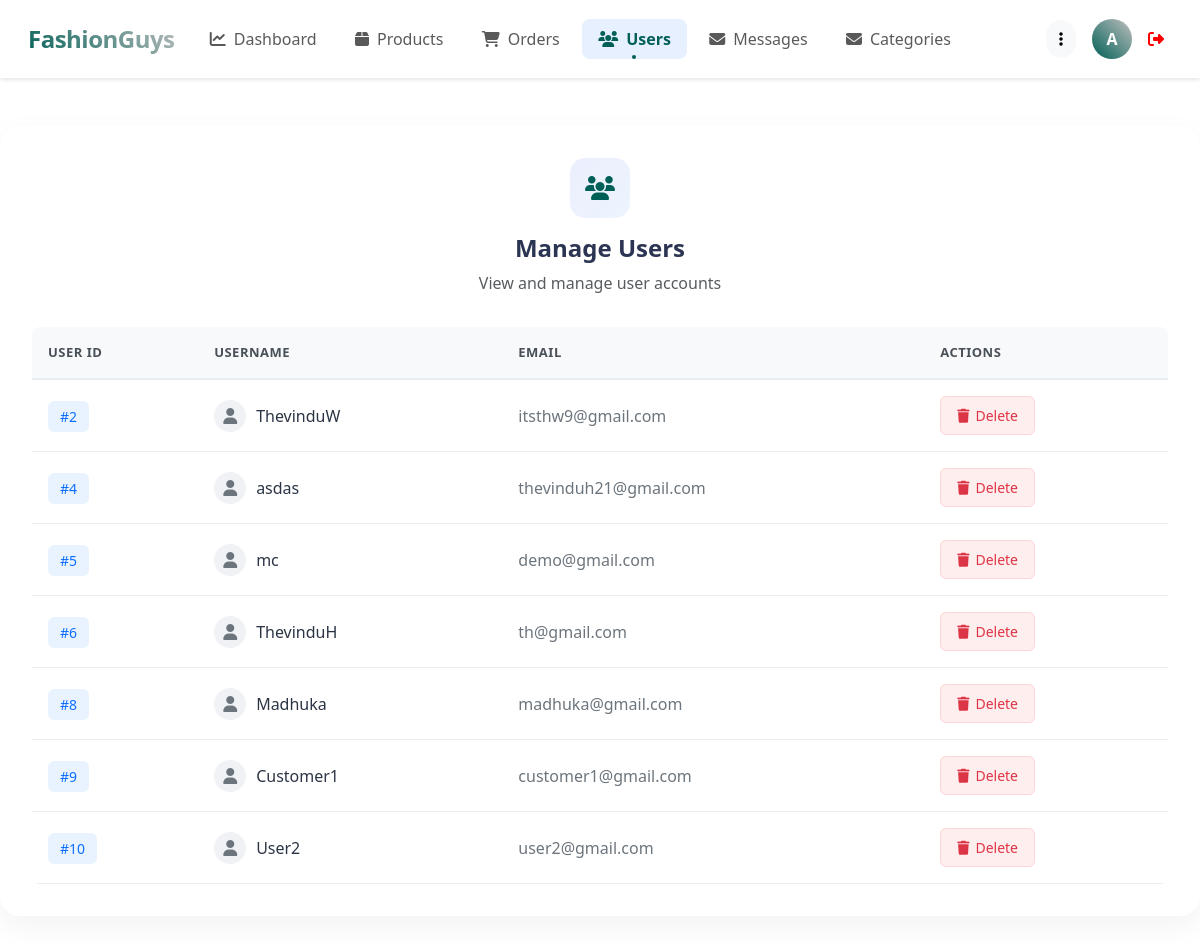
Page /admin/users.php (signed in) on the committed database.
### tables this page shows
CREATE TABLE `users` (
  `id` int(100) NOT NULL,
  `name` varchar(20) NOT NULL,
  `email` varchar(50) NOT NULL,
  `password` varchar(50) NOT NULL
);

### admin/users.php (the view, shortened to what this page needs)
<?php
include '../components/connect.php';
?>
<!DOCTYPE html>
<html lang="en">
<head>
   <link href="https://cdn.jsdelivr.net/npm/bootstrap@5.3.0/dist/css/bootstrap.min.css" rel="stylesheet">
   <link rel="stylesheet" href="https://cdnjs.cloudflare.com/ajax/libs/font-awesome/6.1.1/css/all.min.css">
</head>
<body>
<?php include '../components/admin_header_other.php'; ?>
<section class="show-users mt-5">
    <div class="content-card">
        <div class="card-header">
            <div class="header-icon">
                <i class="fas fa-users"></i>
            </div>
            <h2 class="header-title">Manage Users</h2>
            <p class="text-muted">View and manage user accounts</p>
        </div>
        <div class="table-container">
            <table class="modern-table">
                <thead>
                    <tr>
                        <th>User ID</th>
                        <th>Username</th>
                        <th>Email</th>
                        <th>Actions</th>
                    </tr>
                </thead>
                <tbody>
                <?php
                    $select_accounts = $conn->prepare("SELECT * FROM `users`");
                    $select_accounts->execute();
                    if($select_accounts->rowCount() > 0){
                        while($fetch_accounts = $select_accounts->fetch(PDO::FETCH_ASSOC)){
                ?>
                    <tr>
                        <td>
                            <span class="id-badge">#<?= $fetch_accounts['id']; ?></span>
                        </td>
                        <td>
                            <div class="user-info">
                                <i class="fas fa-user user-icon"></i>
                                <span class="user-name"><?= $fetch_accounts['name']; ?></span>
                            </div>
                        </td>
                        <td>
                            <span class="email-text"><?= $fetch_accounts['email']; ?></span>
                        </td>
                        <td>
                            <div class="action-buttons">
                                <a href="users.php?delete=<?= $fetch_accounts['id']; ?>"
                                   onclick="return confirm('Are you sure you want to delete this user and all related data?')"
                                   class="btn-delete">
                                    <i class="fas fa-trash"></i> Delete
                                </a>
                            </div>
                        </td>
                    </tr>
                <?php
                        }
                    }
                ?>
                </tbody>
            </table>
        </div>
    </div>
</section>
</body>
</html>

### components/admin_header_other.php (shortened to what this page needs)
<nav class="navbar navbar-expand-lg modern-navbar sticky-top">
    <div class="container-fluid">
        <a class="navbar-brand" href="../admin/dashboard.php">
            FashionGuys
        </a>
        <div class="collapse navbar-collapse" id="navbarContent">
            <ul class="navbar-nav me-auto mb-2 mb-lg-0">
                <li class="nav-item">
                    <a class="nav-link <?= basename($_SERVER['PHP_SELF']) == 'dashboard.php' ? 'active' : ''; ?>"
                       href="../admin/dashboard.php">
                        <i class="fas fa-chart-line me-2"></i>Dashboard
                    </a>
                </li>
                <li class="nav-item">
                    <a class="nav-link <?= basename($_SERVER['PHP_SELF']) == 'products.php' ? 'active' : ''; ?>"
                       href="../admin/products.php">
                        <i class="fas fa-box me-2"></i>Products
                    </a>
                </li>
                <li class="nav-item">
                    <a class="nav-link <?= basename($_SERVER['PHP_SELF']) == 'orders.php' ? 'active' : ''; ?>"
                       href="../admin/orders.php">
                        <i class="fas fa-shopping-cart me-2"></i>Orders
                    </a>
                </li>
                <li class="nav-item">
                    <a class="nav-link <?= basename($_SERVER['PHP_SELF']) == 'users.php' ? 'active' : ''; ?>"
                       href="../admin/users.php">
                        <i class="fas fa-users me-2"></i>Users
                    </a>
                </li>
                <li class="nav-item">
                    <a class="nav-link <?= basename($_SERVER['PHP_SELF']) == 'messages.php' ? 'active' : ''; ?>"
                       href="../admin/messages.php">
                        <i class="fas fa-envelope me-2"></i>Messages
                    </a>
                </li>
                <li class="nav-item">
                    <a class="nav-link <?= basename($_SERVER['PHP_SELF']) == 'categories.php' ? 'active' : ''; ?>"
                       href="../admin/categories.php">
                        <i class="fas fa-envelope me-2"></i>Categories
                    </a>
                </li>
            </ul>
            <?php
                $select_profile = $conn->prepare("SELECT * FROM `admins` WHERE id = ?");
                $select_profile->execute([$admin_id]);
                $fetch_profile = $select_profile->fetch(PDO::FETCH_ASSOC);
            ?>
            <div class="profile-section">
                <div class="dropdown">
                    <button class="btn btn-light rounded-pill" data-bs-toggle="dropdown">
                        <i class="fas fa-ellipsis-v"></i>
                    </button>
                </div>
                <div class="dropdown">
                    <div class="profile-image" role="button" data-bs-toggle="dropdown">
                        <?= strtoupper(substr($fetch_profile['name'], 0, 1)); ?>
                    </div>
                </div>
                <a href="../components/admin_logout.php"
                   class=""
                   style="text-decoration: none; color: red;"
                   onclick="return confirm('Are you sure you want to logout?');">
                    <i class="fas fa-sign-out-alt me-2"></i>
                </a>
            </div>
        </div>
    </div>
</nav>

### components/admin_header_other.php (style rules this page uses)
:root { --primary-color: #005F56; --secondary-color: #4169E1; --accent-color: #C0C0C0; }
.modern-navbar { background: white; padding: 1rem; box-shadow: 0 2px 15px rgba(0,0,0,0.05); }
.navbar-brand { font-size: 1.5rem; font-weight: 700; background: linear-gradient(45deg, var(--primary-color), var(--accent-color)); -webkit-background-clip: text; -webkit-text-fill-color: transparent; letter-spacing: -0.5px; }
.nav-link { position: relative; padding: 0.5rem 1rem !important; margin: 0 0.2rem; border-radius: 8px; transition: all 0.3s ease; }
.nav-link.active { background: rgba(67, 97, 238, 0.1); color: var(--primary-color) !important; font-weight: 600; }
.nav-link.active::after { content: ''; position: absolute; bottom: 0; left: 50%; transform: translateX(-50%); width: 4px; height: 4px; border-radius: 50%; background-color: var(--primary-color); }
.profile-section { display: flex; align-items: center; gap: 1rem; }
.profile-image { width: 40px; height: 40px; border-radius: 10px; background: linear-gradient(45deg, var(--primary-color), var(--accent-color)); display: flex; align-items: center; justify-content: center; color: white; font-weight: 600; }
.modern-navbar { background-color: #fff; box-shadow: 0 2px 4px rgba(0,0,0,0.1); }
.profile-image { width: 40px; height: 40px; background-color: #0d6efd; color: white; border-radius: 50%; display: flex; align-items: center; justify-content: center; font-weight: bold; cursor: pointer; }
.nav-link { padding: 0.5rem 1rem; border-radius: 0.5rem; transition: all 0.3s; }
.nav-link:hover, .nav-link.active { background-color: rgba(13, 110, 253, 0.1); color: #0d6efd; }

### admin/users.php (style rules this page uses)
:root { --primary-color: #005F56; --secondary-color: #3f37c9; --accent-color: #C0C0C0; --success-color: #2ecc71; --danger-color: #dc3545; --warning-color: #f39c12; }
.content-card { background: white; border-radius: 20px; padding: 2rem; box-shadow: 0 10px 30px rgba(0, 0, 0, 0.05); margin: 2rem auto; max-width: 1200px; }
.card-header { text-align: center; margin-bottom: 2rem; }
.header-icon { width: 60px; height: 60px; border-radius: 15px; background: linear-gradient(135deg, rgba(67, 97, 238, 0.1), rgba(72, 149, 239, 0.1)); color: var(--primary-color); display: flex; align-items: center; justify-content: center; font-size: 1.5rem; margin: 0 auto 1rem; }
.header-title { font-size: 1.5rem; font-weight: 700; color: #2b3452; margin-bottom: 0.5rem; }
.table-container { overflow-x: auto; border-radius: 8px; background: white; }
.modern-table { width: 100%; border-collapse: collapse; margin: 0; padding: 0; background-color: white; }
.modern-table thead tr { background-color: #f8f9fa; border-bottom: 2px solid #e9ecef; }
.modern-table th { padding: 16px; text-align: left; font-weight: 600; color: #495057; text-transform: uppercase; font-size: 13px; letter-spacing: 0.5px; }
.modern-table td { padding: 16px; vertical-align: middle; border-bottom: 1px solid #e9ecef; }
.id-badge { background: #e8f3ff; color: #0d6efd; padding: 6px 12px; border-radius: 6px; font-weight: 500; font-size: 14px; }
.user-info { display: flex; align-items: center; gap: 10px; }
.user-icon { width: 32px; height: 32px; background: #f0f2f5; border-radius: 50%; display: flex; align-items: center; justify-content: center; color: #6c757d; }
.user-name { font-weight: 500; color: #2b3445; }
.email-text { color: #6c757d; }
.action-buttons { display: flex; gap: 8px; }
.btn-delete { padding: 8px 16px; border-radius: 6px; text-decoration: none; font-size: 14px; font-weight: 500; display: inline-flex; align-items: center; gap: 6px; background: #ffeeee; color: #dc3545; border: 1px solid #ffd5d5; transition: all 0.2s; }

### rows in the picture
users: id "2", name "ThevinduW", email "itsthw9@gmail.com"
users: id "4", name "asdas", email "thevinduh21@gmail.com"
users: id "5", name "mc", email "demo@gmail.com"
users: id "6", name "ThevinduH", email "th@gmail.com"
users: id "8", name "Madhuka", email "madhuka@gmail.com"
users: id "9", name "Customer1", email "customer1@gmail.com"
users: id "10", name "User2", email "user2@gmail.com"

### other values in the picture
substr($fetch_profile['name'], 0, 1) "A"
